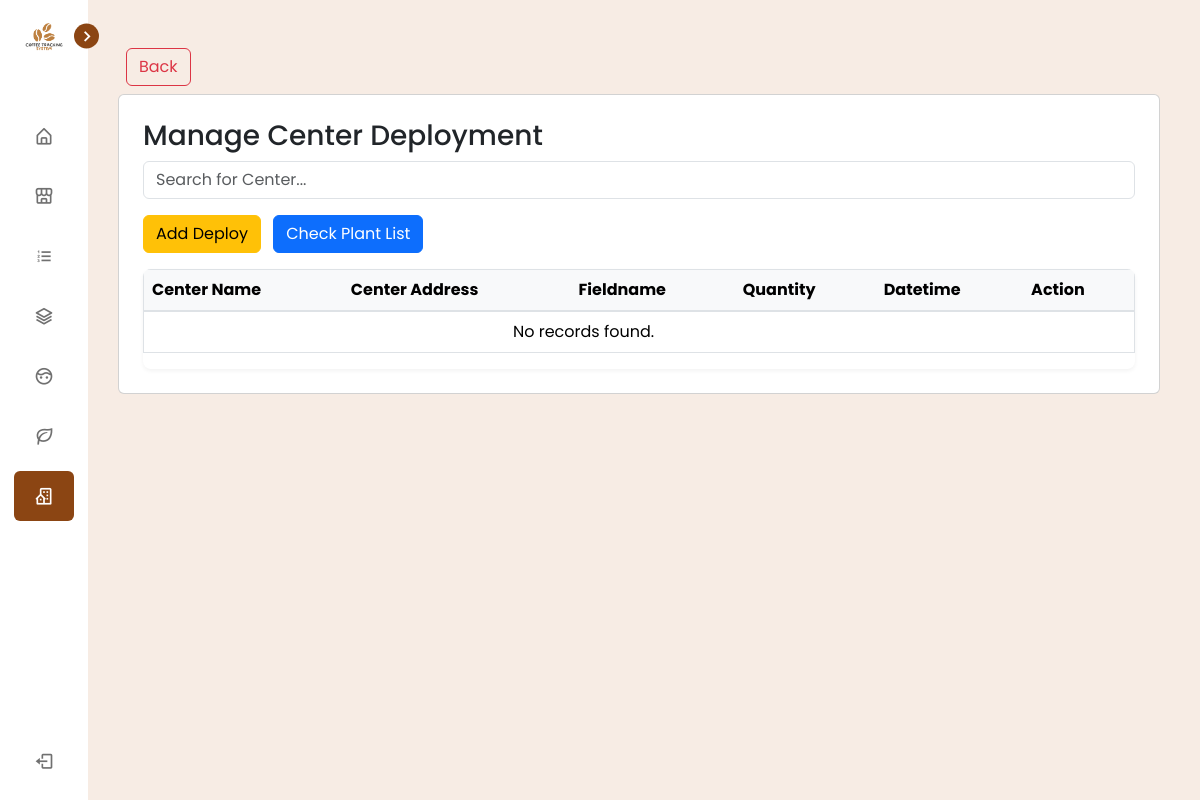
Before: /view/pages/plant_center/index.php (signed in) with the older database file.
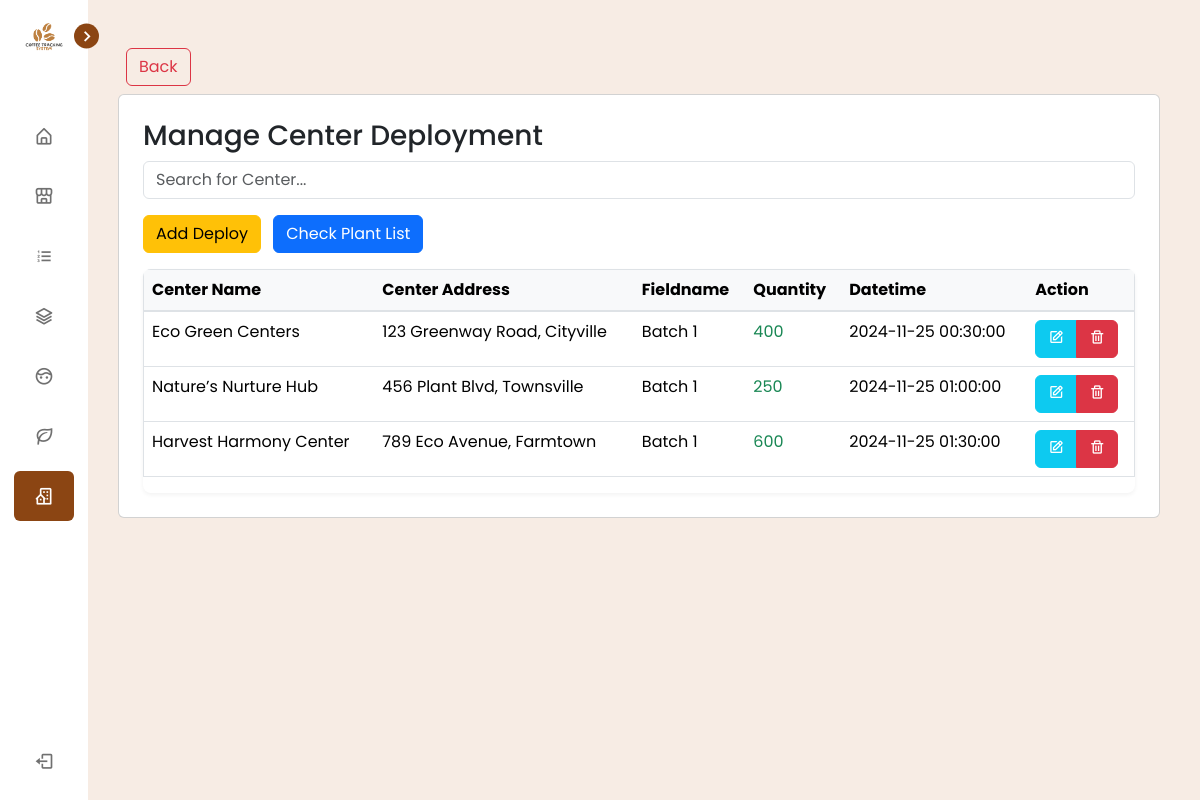
After: the same page with the newer database file.
### tables this page shows
CREATE TABLE `tbl_center` (
  `id` int(255) NOT NULL,
  `center_id` varchar(255) NOT NULL,
  `center_name` varchar(255) NOT NULL,
  `center_address` varchar(255) NOT NULL,
  `nursery_id` varchar(255) NOT NULL,
  `quantity` int(255) NOT NULL,
  `created_datetime` timestamp NOT NULL DEFAULT current_timestamp()
);

CREATE TABLE `tbl_nursery` (
  `id` int(255) NOT NULL,
  `nursery_id` varchar(255) DEFAULT NULL,
  `nursery_field` varchar(255) NOT NULL,
  `source_id` varchar(255) NOT NULL,
  `type_id` varchar(255) DEFAULT NULL,
  `variety_id` varchar(255) DEFAULT NULL,
  `bought_price` int(255) NOT NULL,
  `quantity` int(255) NOT NULL,
  `planted_date` varchar(255) DEFAULT NULL,
  `created_date` timestamp(6) NOT NULL DEFAULT current_timestamp(6)
);

### connection/connection.php (called while the page is built, shortened)
<?php
class config {
    public function __construct(){
        $dsn = "mysql:host=".H.";dbname=".DB;
        $username = U;
        $password = P;
        try {
            $this->pdo = new PDO($dsn, $username, $password);
        } catch (PDOException $e) {
            die("Connection failed: " . $e->getMessage());
        }
    }
}
?>

### controller/PlantCenterController.php (called while the page is built, shortened)
<?php
    require_once('../../../services/PlantCenterService.php');
    $centerService = new CenterServices();
    $centers = $centerService->getAllCenter();
?>

### services/PlantCenterService.php (called while the page is built, shortened)
<?php
require_once("../../../connection/connection.php");
class CenterServices extends config {
    public function getAllCenter() {
        try {
            $query = "SELECT
                        n.id AS main_nursery_id,
                        n.nursery_id,
                        n.nursery_field,
                        n.source_id,
                        n.type_id,
                        n.variety_id,
                        n.quantity AS nursery_quantity,
                        n.planted_date,
                        n.created_date AS nursery_created_date,
                        c.id AS center_id,
                        c.center_id AS center_identifier,
                        c.center_name,
                        c.center_address,
                        c.nursery_id AS center_nursery_id,
                        c.quantity AS center_quantity,
                        c.created_datetime AS center_created_datetime
                    FROM
                        tbl_nursery n
                    JOIN
                        tbl_center c
                    ON
                        n.nursery_id = c.nursery_id
                    WHERE
                        1
                    ";
            $stmt = $this->pdo->prepare($query);
            $stmt->execute();
            return $stmt->fetchAll(PDO::FETCH_ASSOC);
        } catch (PDOException $e) {
            echo "Error: " . $e->getMessage();
        }
    }
}
?>

### view/pages/plant_center/index.php (the view, shortened to what this page needs)
<?php
  $title = "Center";
  include_once('../../components/header.php');
  include_once('../../../controller/PlantCenterController.php');
?>
<div class="p-3">
<a class="btn btn-outline-danger m-2" href="../dashboard/index.php" width="200"> Back </a>
    <div class="card p-4">
    <h3>Manage Center Deployment</h3>
    <div class="mb-3">
        <input type="text" id="searchInput" class="form-control" placeholder="Search for Center...">
    </div>
    <div class="mb-3">
        <a type="button" class="btn btn-warning d-none d-md-inline-block" href="create.php">Add Deploy</a>
        <a type="button" class="btn btn-primary d-none d-md-inline-block mx-2" href="../plant_nursery/index.php">Check Plant List</a>
    </div>
    <div class="table-responsive">
        <table border="1" class="table" id="nurseryOwnersTable">
            <thead>
                <tr>
                    <th>Center Name</th>
                    <th>Center Address</th>
                    <th>Fieldname</th>
                    <th>Quantity</th>
                    <th>Datetime</th>
                    <th>Action</th>
                </tr>
            </thead>
            <tbody>
                <?php if (!empty($centers)): ?>
                    <?php foreach ($centers as $center): ?>
                        <tr>
                            <td><?php echo htmlspecialchars($center['center_name']); ?></td>
                            <td><?php echo htmlspecialchars($center['center_address']); ?></td>
                            <td><?php echo htmlspecialchars($center['nursery_field']); ?></td>
                            <td class="text-success"><?php echo htmlspecialchars($center['center_quantity']); ?></td>
                            <td><?php echo htmlspecialchars($center['center_created_datetime']); ?></td>
                            <td class="justify-content-center align-items-center">
                                <div class="btn-group">
                                    <a type="button" class="btn btn-info" href="update.php?ID=<?php echo htmlspecialchars($center['center_id']); ?>">
                                        <i class='bx bx-edit icon text-white'></i>
                                    </a>
                                    <button type="button" class="btn btn-danger" data-id="<?php echo htmlspecialchars($center['center_id']); ?>" onclick="setDeleteId(this)">
                                        <i class='bx bx-trash icon'></i>
                                    </button>
                                </div>
                            </td>
                        </tr>
                    <?php endforeach; ?>
                <?php else: ?>
                    <tr>
                        <td colspan="5" class="text-center">No records found.</td>
                    </tr>
                <?php endif; ?>
            </tbody>
        </table>
        </div>
    </div>
    </div>
<?php include_once('../../components/footer.php'); ?>

### view/components/header.php (shortened to what this page needs)
<!DOCTYPE html>
<html lang="en">
<head>
    <link rel="stylesheet" href="../../css/bootsrap.css">
    <link rel="stylesheet" href="../../css/style.css">
    <link rel="stylesheet" href="../../css/fontawesome.css">
    <link rel="stylesheet" href="../../css/sidebar.css">
    <link href='https://unpkg.com/boxicons@2.1.1/css/boxicons.min.css' rel='stylesheet'>
</head>
<body class="px-1 px-md-5">
<?php
    if (!isset($_SESSION['username']) && $title != "User") {
?>
    <nav class="sidebar close d-none d-md-block">
        <header>
            <div class="image-text">
                <span class="image">
                    <img src="../../../assets/images/logo.png" alt="">
                </span>
            </div>
            <i class='bx bx-chevron-right toggle'></i>
        </header>
        <div class="menu-bar">
            <div class="menu">
                <ul class="menu-links p-0">
                    <li class="nav-link <?php echo $title == 'Dashboard' ? 'active' : ''; ?>">
                        <a href="../dashboard/index.php">
                            <i class='bx bx-home-alt icon'></i>
                        </a>
                    </li>
                    <li class="nav-link <?php echo $title == 'Order' ? 'active' : ''; ?>">
                        <a href="../plant_order/index.php">
                            <i class='bx bx-store-alt icon'></i>
                        </a>
                    </li>
                    <li class="nav-link <?php echo $title == 'Type' ? 'active' : ''; ?>">
                        <a href="../plant_type/index.php">
                            <i class='bx bx-list-ol icon'></i>
                        </a>
                    </li>
                    <li class="nav-link <?php echo $title == 'Variety' ? 'active' : ''; ?>">
                        <a href="../plant_variety/index.php">
                            <i class='bx bx-layer icon'></i>
                        </a>
                    </li>
                    <li class="nav-link <?php echo $title == 'Source' ? 'active' : ''; ?>">
                        <a href="../plant_source/index.php">
                            <i class='bx bx-face icon'></i>
                        </a>
                    </li>
                    <li class="nav-link <?php echo $title == 'Nursery' ? 'active' : ''; ?>">
                        <a href="../plant_nursery/index.php">
                            <i class='bx bx-leaf icon'></i>
                        </a>
                    </li>
                    <li class="nav-link <?php echo $title == 'Center' ? 'active' : ''; ?>">
                        <a href="../plant_center/index.php">
                            <i class='bx bx-building-house icon'></i>
                        </a>
                    </li>
                </ul>
            </div>
            <div class="bottom-content">
                <form action='' method='post'>
                    <li class="">
                        <button type='submit' class="d-flex w-100 btn-logout p-0 py-3" style="padding-left: -10px">
                            <i class='bx bx-log-out icon p-0 m-0' style="margin-left: -10px;"></i>
                        </button>
                    </li>
                </form>
            </div>
        </div>
    </nav>
    <?php
    }
?>
   <section class="home mb-3 p-1 p-lg-4 pt-5 pt-md-0 mt-5 mt-lg-0">

### view/components/footer.php (shortened to what this page needs)
</body>
</html>

### view/css/style.css (style rules this page uses)
body { padding: 5px; background-color: #f5f5f5; font-family: Arial, sans-serif; }

### view/css/sidebar.css (style rules this page uses)
* { margin: 0; padding: 0; box-sizing: border-box; font-family: 'Poppins', sans-serif; }
:root { --body-color: #f7ece4; --sidebar-color: #FFF; --primary-color: #8B4513; --primary-color-light: #fffbf5; --toggle-color: #DDD; --text-color: #707070; --tran-03: all 0.2s ease; --tran-03: all 0.3s ease; --tran-04: all 0.3s ease; --tran-05: all 0.3s ease; }
body { min-height: 100vh; background-color: var(--body-color); transition: var(--tran-05); }
.sidebar { position: fixed; top: 0; left: 0; height: 100%; width: 250px; padding: 10px 14px; background: var(--sidebar-color); transition: var(--tran-05); z-index: 100; }
.sidebar.close { width: 88px; }
.sidebar li { height: 50px; list-style: none; display: flex; align-items: center; margin-top: 10px; }
.sidebar header .image, .sidebar .icon { min-width: 60px; border-radius: 6px; }
.sidebar .icon { min-width: 60px; border-radius: 6px; height: 100%; display: flex; align-items: center; justify-content: center; font-size: 20px; }
.sidebar .text, .sidebar .icon { color: var(--text-color); transition: var(--tran-03); }
.sidebar header { position: relative; }
.sidebar header .image-text { display: flex; align-items: center; }
.sidebar header .image { display: flex; align-items: center; justify-content: center; }
.sidebar header .image img { width: 40px; border-radius: 6px; }
.sidebar header .toggle { position: absolute; top: 50%; right: -25px; transform: translateY(-50%) rotate(180deg); height: 25px; width: 25px; background-color: var(--primary-color); color: var(--sidebar-color); border-radius: 50%; display: flex; align-items: center; justify-content: center; font-size: 22px; cursor: pointer; transition: var(--tran-05); }
.sidebar.close .toggle { transform: translateY(-50%) rotate(0deg); }
.sidebar .menu { margin-top: 40px; }
.sidebar li a { list-style: none; height: 100%; background-color: transparent; display: flex; align-items: center; height: 100%; width: 100%; border-radius: 6px; text-decoration: none; transition: var(--tran-03); }
.sidebar .menu-bar { height: calc(100% - 55px); display: flex; flex-direction: column; justify-content: space-between; overflow-y: scroll; }
.home { position: absolute; top: 0; top: 0; left: 250px; height: 100vh; width: calc(100% - 250px); background-color: var(--body-color); transition: var(--tran-05); }
.sidebar.close~.home { left: 78px; height: 100vh; width: calc(100% - 78px); }
.btn-logout { margin: 0; border: none; background: white; cursor: pointer; border-radius: 7px; }
.nav-link.active a { background-color: var(--primary-color); }
.nav-link.active a .icon, .nav-link.active a .text { color: var(--sidebar-color); }

### view/components/header.php (style rules this page uses)
.table-responsive { border-radius: 8px; box-shadow: 0 2px 4px rgba(0,0,0,0.05); }
.table th { background-color: #f8f9fa; border-bottom: 2px solid #dee2e6; }

Changed rows visible on the page:
added tbl_center: center_name "Eco Green Centers", center_address "123 Greenway Road, Cityville", tbl_nursery.nursery_field "Batch 1", quantity "400", created_datetime "2024-11-25 00:30:00"
added tbl_center: center_name "Nature’s Nurture Hub", center_address "456 Plant Blvd, Townsville", tbl_nursery.nursery_field "Batch 1", quantity "250", created_datetime "2024-11-25 01:00:00"
added tbl_center: center_name "Harvest Harmony Center", center_address "789 Eco Avenue, Farmtown", tbl_nursery.nursery_field "Batch 1", quantity "600", created_datetime "2024-11-25 01:30:00"
Other visible differences:
text no longer shown: "No records found."
